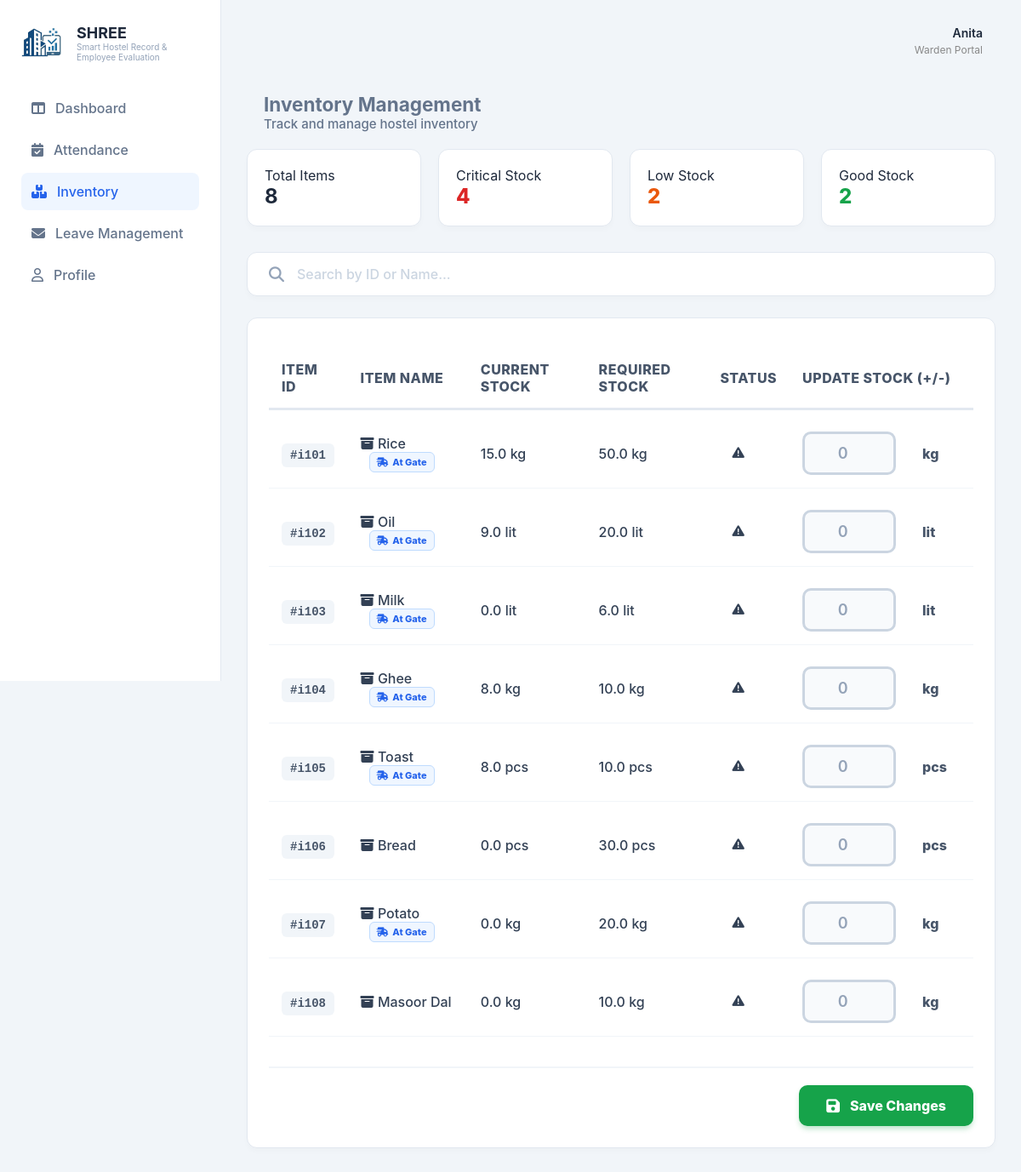
Before: /accounts/warden/inventory/ (signed in) with the older database file.
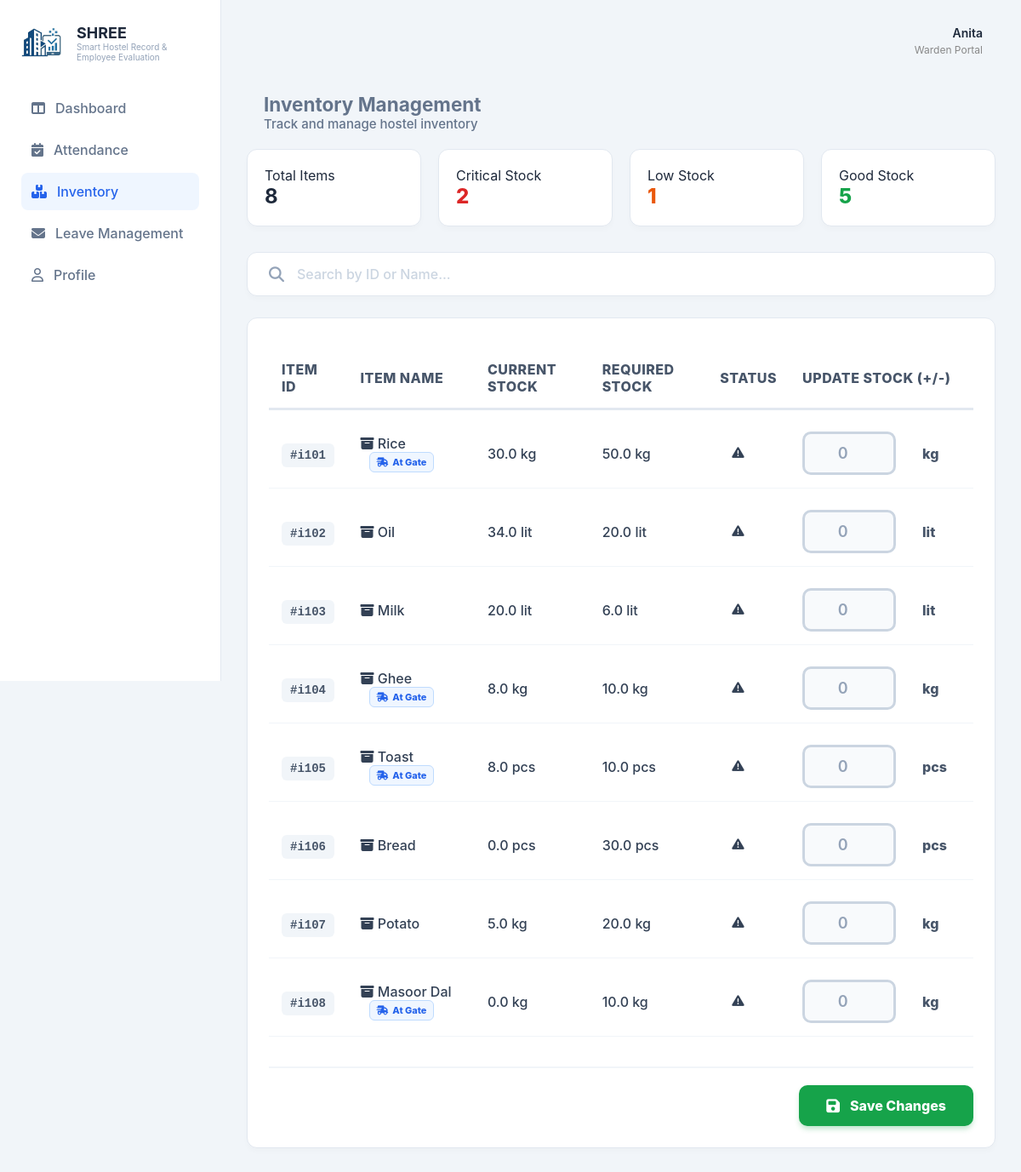
After: the same page with the newer database file.
### accounts/models.py (models this page shows)
class Inventory(models.Model):
    item_id = models.CharField(max_length=20, unique=True)
    item_name = models.CharField(max_length=100)
    current_stock = models.FloatField(default=0.0)
    required_stock = models.FloatField(default=0.0)
    unit = models.CharField(max_length=10, default='kg')
    is_delivered = models.BooleanField(default=False)

### accounts/views.py (the view)
# urls.py: path('warden/inventory/', views.inventory_view, name='inventory'),
@login_required
def inventory_view(request):
    try:
        warden = Warden.objects.get(user=request.user)
    except Warden.DoesNotExist:
        warden = None
    search_query = request.GET.get('search', '')
    if search_query:
        items = Inventory.objects.filter(item_name__icontains=search_query) | Inventory.objects.filter(item_id__icontains=search_query)
    else:
        items = Inventory.objects.all()
    total_items = items.count()
    critical_count = sum(1 for i in items if i.current_stock < (i.required_stock * 0.2))
    low_count = sum(1 for i in items if i.current_stock < (i.required_stock * 0.5) and i.current_stock >= (i.required_stock * 0.2))
    good_count = total_items - critical_count - low_count
    context = {
        'items': items,
        'warden': warden,
        'total_items': total_items,
        'critical_count': critical_count,
        'low_count': low_count,
        'good_count': good_count,
        'search_query': search_query
    }
    return render(request, 'Shree1/warden_inventory.html', context)

### templates/Shree1/warden_inventory.html (shortened to what the changed rows need)
{% load static %}
<!doctype html>
<html lang="en">
  <head>
    <link
      rel="stylesheet"
      href="{% static 'Shree1/css/dashboardWarden.css' %}"
    />
    <link
      rel="stylesheet"
      href="{% static 'Shree1/css/warden_inventory.css' %}"
    />
    <link
      rel="stylesheet"
      href="https://cdnjs.cloudflare.com/ajax/libs/font-awesome/6.4.0/css/all.min.css"
    />
  </head>
  <body>
    <div class="container">
      <aside class="sidebar">
        <div class="logo-section">
          <div>
            <h2 class="logo-name">SHREE</h2>
          </div>
        </div>
      </aside>
      <main class="main-content">
        <section class="inventory-header">
          <div>
            <h1>Inventory Management</h1>
          </div>
        </section>
        <div class="inventory-stats">
          <div class="stat-box">
            <h2>{{ total_items|default:"0" }}</h2>
          </div>
          <div class="stat-box critical">
            <span>Critical Stock</span>
            <h2 class="red-text">{{ critical_count|default:"0" }}</h2>
          </div>
          <div class="stat-box low">
            <span>Low Stock</span>
            <h2 class="orange-text">{{ low_count|default:"0" }}</h2>
          </div>
          <div class="stat-box good">
            <span>Good Stock</span>
            <h2 class="green-text">{{ good_count|default:"0" }}</h2>
          </div>
        </div>
        <form method="POST" action="{% url 'update_inventory_stock' %}">
          <div class="inventory-card">
            <table class="inventory-table">
              <thead>
                <tr>
                  <th>Item ID</th>
                  <th>Item Name</th>
                  <th>Current Stock</th>
                  <th>Required Stock</th>
                  <th>Status</th>
                  <th>Update Stock (+/-)</th>
                </tr>
              </thead>
              <tbody>
                {% for item in items %}
                <tr>
                  <td><span class="id-text">#{{ item.item_id }}</span></td>
                  <td>
                    <i class="fa-solid fa-box-archive"></i> {{ item.item_name }}
                    {% if item.is_delivered %}
                    <span
                      class="delivery-alert-tag"
                      title="Supplier marked as delivered"
                    >
                      <i class="fa-solid fa-truck-fast"></i> At Gate
                    </span>
                    {% endif %}
                  </td>
                  <td
                    class="stock-val {% if item.get_status == 'Critical' %}red-text{% elif item.get_status == 'Low' %}orange-text{% endif %}"
                  >
                    {{ item.current_stock }} {{ item.unit }}
                  </td>
                  <td>{{ item.required_stock }} {{ item.unit }}</td>
                  <td>
                    <span class="status-tag {{ item.get_status|lower }}">
                      <i
                        class="fa-solid {% if item.get_status == 'Good' %}fa-check{% else %}fa-triangle-exclamation{% endif %}"
                      ></i>
                    </span>
                  </td>
                  <td>
                    <div class="action-group">
                      <input
                        type="number"
                        name="qty_{{ item.item_id }}"
                        class="qty-input"
                        placeholder="0"
                        step="0.1"
                      />
                      <span
                        class="unit-select"
                        style="
                          border: none;
                          background: transparent;
                          font-weight: 800;
                        "
                      >
                        {{ item.unit }}
                      </span>
                    </div>
                  </td>
                </tr>
                {% endfor %}
              </tbody>
            </table>
          </div>
        </form>
      </main>
    </div>
  </body>
</html>

Changed rows visible on the page:
changed Inventory "Rice": current_stock "15.0" → "30.0"
changed Inventory "Oil": current_stock "9.0" → "34.0"; no longer shows "At Gate"
changed Inventory "Milk": current_stock "0.0" → "20.0"; no longer shows "At Gate"
changed Inventory "Potato": current_stock "0.0" → "5.0"; no longer shows "At Gate"
changed Inventory "Masoor Dal": now shows "At Gate"
Other visible differences:
{{ critical_count|default:"0" }}: "4" → "2"
{{ low_count|default:"0" }}: "2" → "1"
{{ good_count|default:"0" }}: "2" → "5"
